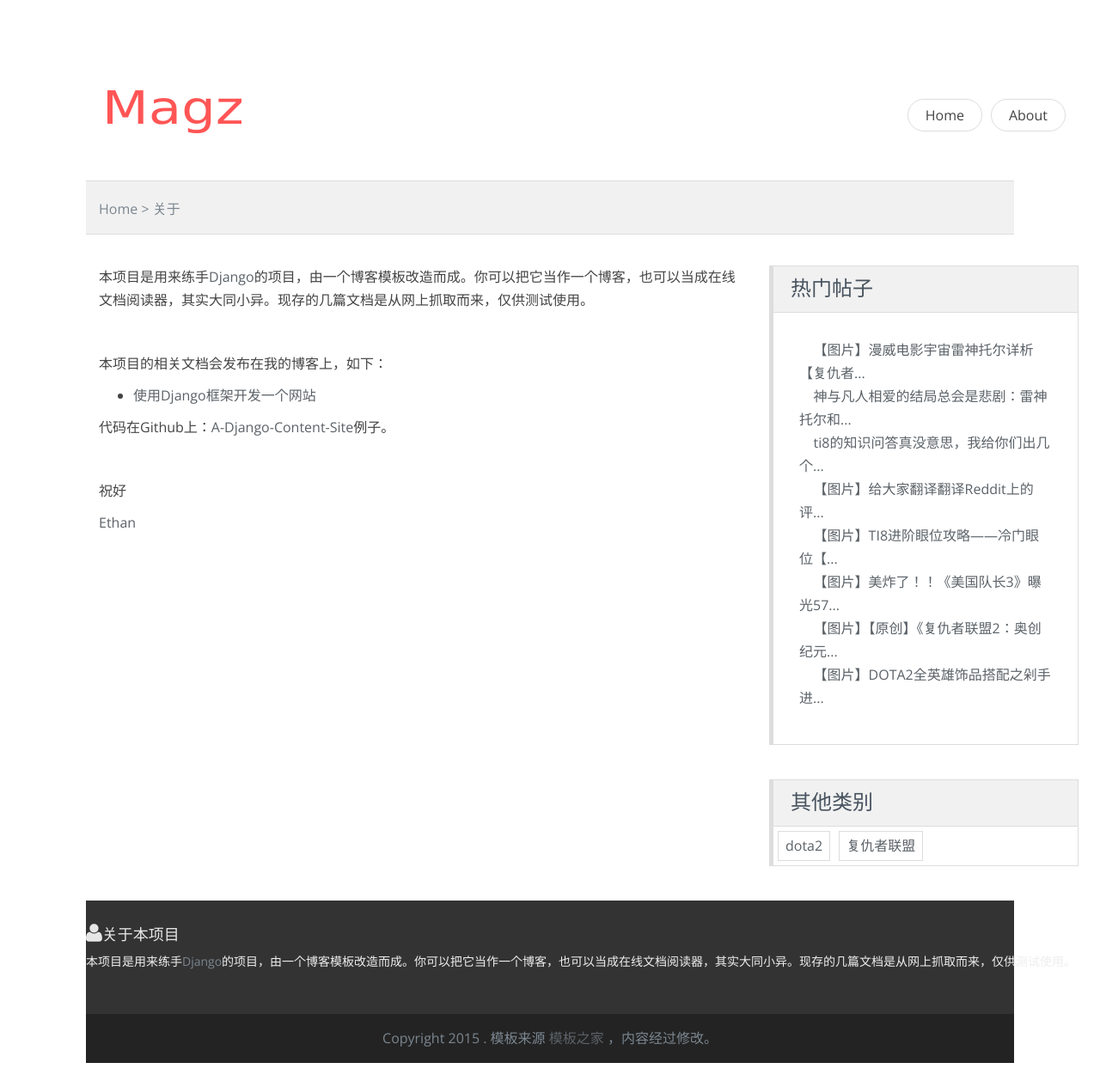
The page /about/ on the database its author committed.
### sticker/models.py (models this page shows, shortened)
class Sticker(models.Model):
    title  = models.CharField(max_length=70)
    author = models.CharField(max_length=70)
    content = models.TextField()
    md5 = models.CharField(max_length=32)
    created_time = models.DateTimeField(auto_now_add=True)
    views = models.PositiveIntegerField(default=0)
    category = models.ForeignKey(Category, on_delete=models.CASCADE)
    def get_absolute_url(self):
        return reverse('sticker:single', kwargs={'md5': self.md5})

class Category(models.Model):
    name = models.CharField(max_length=100)
    def get_absolute_url(self):
        return reverse('sticker:category', kwargs={'cate': self.name})

### sticker/views.py (the view)
# urls.py: url('about/', views.about, name='about'),
def about(request):
    return render(request, 'about.html')

### sticker/templatetags/customFilter.py (called while the page is built)
@register.filter
def title_tunc(value):
    length = 20
    if len(value) > length:
        return value[:length] + '...'
    else:
        return value

### sticker/templatetags/customTags.py (called while the page is built)
@register.simple_tag
def get_recent_stickers(num=8):
    return Sticker.objects.all().order_by('-views')[:num]

@register.simple_tag
def get_categories(num=4):
    return get_all_categories()[:num]

@register.simple_tag
def get_all_categories():
    return Category.objects.all()

@register.simple_tag
def parser_full_url(full_path, path):
    print (full_path, path)
    if path == '/' or full_path == '/':
        return "Home"
    r = None
    if len(full_path.split('?')) > 1:
        r = full_path.split('?')[1].split('=')[1]
    res = ['Home']
    res += [x for x in path.split('/') if x != '']
    if r:
        res.append(r)
    try:
        idx = res.index('sticker')
        obj = Sticker.objects.all().filter(md5=res[idx+1]).values()[0]
        res[idx+1] = obj['title']
        res[idx] = Category.objects.all().filter(id=obj['category_id']).values()[0]['name']
    except:
        pass
    try:
        idx = res.index('category')
        res.remove(res[idx])
    except:
        pass
    try:
        idx = res.index('about')
        res[idx] = '关于'
    except:
        pass
    res = " > ".join(res)
    return res

### templates/about.html
{% extends 'base.html' %}
{% block main %}
    <p>本项目是用来练手<a href='https://www.djangoproject.com/'>Django</a>的项目，由一个博客模板改造而成。你可以把它当作一个博客，也可以当成在线文档阅读器，其实大同小异。现存的几篇文档是从网上抓取而来，仅供测试使用。</p>
    <p>&nbsp;</p>
    <p>本项目的相关文档会发布在我的博客上，如下：</p>
    <ul>
        <li><a href='https://journal.ethanshub.com/post/category/gong-cheng-shi/-pythonkai-fa-djangokuang-jia-he-wang-zhan'>使用Django框架开发一个网站</a></li>
    </ul>
    <p>代码在Github上：<a href='https://github.com/wfgydbu/A-Django-Content-Site'>A-Django-Content-Site</a>例子。</p>
    <p>&nbsp;</p>
    <p>祝好</p>
    <p><a href='https://journal.ethanshub.com/'>Ethan</a></p>
{% endblock main %}

### templates/common/feature.html
{% load staticfiles %}
{% load customTags %}
{% load customFilter %}
<header>
    <h3>热门帖子</h3>
</header>
<div class="body">
    <ul class="clean-list">
        {% get_recent_stickers as recent_stickers_list %}
        {% for sticker in recent_stickers_list %}
        <li>
            <a href="{{ sticker.get_absolute_url }}">{{ sticker.title|title_tunc }}</a>
        </li>
        {% empty %}
        暂无内容！
        {% endfor %}
    </ul>
</div>

### templates/common/tags.html
{% load staticfiles %}
{% load customTags %}
<header>
    <h3>其他类别</h3>
</header>
<div class="body clearfix">
    <ul class="tags">
        {% get_categories as categories_list %}
        {% for category in categories_list %}
        <li>
            <a href="{{ category.get_absolute_url }}">{{ category.name }}</a>
        </li>
        {% empty %}
        暂无内容！
        {% endfor %}
    </ul>
</div>

### sticker/static/css/style.css (style rules this page uses)
body { font-size: 16px; line-height: 27px; font-family: 'Open Sans', sans-serif; color: #444; background-color: #fff; padding: 50px 100px; background-color: #ddd; background: url(../img/bgc.jpg) no-repeat; background-size: cover; background-attachment: fixed; }
a { color: #5b6268; }
h3 { font-size: 21px; line-height: 30px; font-weight: normal; font-family: 'Open Sans', sans-serif; }
.clean-list { list-style: none; padding: 30px; }
.clean-list li { //line-height: 23px; //margin-bottom: 14px; //border: 1px solid #ddd; //padding: 15px; //border-radius: 25px; }
.clean-list li::before { content: '\f3d3'; font-family: "Ionicons"; //position: absolute; left: -17px; top: 3px; font-size: 16px; color: #000; }
.aside-widget header { background-color: #f1f1f1; border-bottom: 1px solid #ddd; }
.aside-widget header h3 { font-size: 24px; padding: 10px 20px 3px 20px; margin-top: 0; color: #48535f; }
.aside-widget .body { //margin: 10px 0; //padding: 5px; }
.aside-widget a { color: #5b6268; }
.tags { list-style: none; margin: 0; padding-left: 0; }
.tags li { float: left; }
.tags li a { padding: 3px 8px; display: inline-block; margin: 5px; border: 1px solid #ddd; //border-radius: 25px; }

### rows shown on the page
Sticker: title "【图片】漫威电影宇宙雷神托尔详析【复仇者..."
Sticker: title "神与凡人相爱的结局总会是悲剧：雷神托尔和..."
Sticker: title "ti8的知识问答真没意思，我给你们出几个..."
Sticker: title "【图片】给大家翻译翻译Reddit上的评..."
Sticker: title "【图片】TI8进阶眼位攻略——冷门眼位【..."
Sticker: title "【图片】美炸了！！《美国队长3》曝光57..."
Sticker: title "【图片】【原创】《复仇者联盟2：奥创纪元..."
Sticker: title "【图片】DOTA2全英雄饰品搭配之剁手进..."
Category: name "dota2"
Category: name "复仇者联盟"

### other values the page prints
{{ res }} "Home > 关于"
